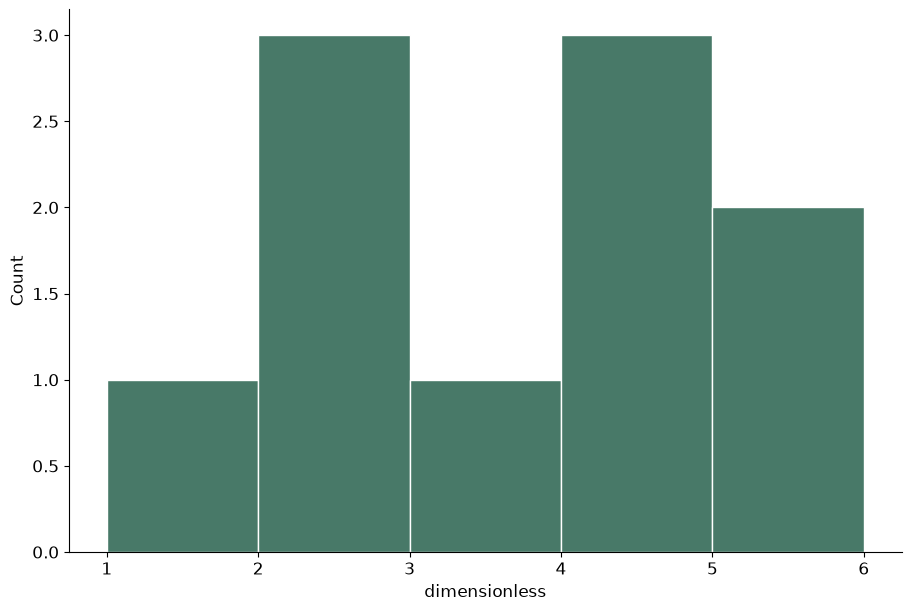

The Python source for this figure:
# Tuyan deterministic figure renderer v1; values are immutable source data.
import json
import math
import numpy as np
import matplotlib
matplotlib.use('Agg')
import matplotlib.pyplot as plt
from matplotlib.patches import Circle
from matplotlib.colors import ListedColormap, BoundaryNorm
d = json.loads("{\"type\":\"histogram\",\"rows\":[{\"value\":1},{\"value\":2},{\"value\":2},{\"value\":4},{\"value\":5},{\"value\":2},{\"value\":3},{\"value\":4},{\"value\":4},{\"value\":6}],\"units\":{\"value\":\"dimensionless\",\"x\":\"dimensionless\",\"y\":\"dimensionless\",\"size\":\"dimensionless\",\"low\":\"dimensionless\",\"high\":\"dimensionless\",\"start\":\"dimensionless\",\"end\":\"dimensionless\",\"effect\":\"dimensionless\",\"p\":\"dimensionless\",\"mean\":\"dimensionless\",\"fpr\":\"dimensionless\",\"tpr\":\"dimensionless\",\"recall\":\"dimensionless\",\"precision\":\"dimensionless\",\"predicted\":\"dimensionless\",\"observed\":\"dimensionless\",\"count\":\"dimensionless\",\"a\":\"dimensionless\",\"b\":\"dimensionless\",\"se\":\"dimensionless\",\"u\":\"dimensionless\",\"v\":\"dimensionless\",\"time\":\"dimensionless\",\"event\":\"dimensionless\"},\"options\":{\"bandwidth\":0.5,\"bins\":5,\"nullValue\":0,\"initialValue\":0,\"levels\":[0.5,1,1.5]},\"analysis\":{\"method\":\"pca\",\"description\":\"Synthetic precomputed QA values; not a statistical analysis of research data.\",\"pKind\":\"p\"},\"variants\":[],\"pixels\":1024,\"plotStyle\":{\"width\":9,\"height\":6,\"fontSize\":12}}")
r, kind, opt = d['rows'], d['type'], d['options']
plt.rcParams.update({'font.size':d['plotStyle']['fontSize']})
fig, ax = plt.subplots(figsize=(d['plotStyle']['width'], d['plotStyle']['height']), layout='constrained')
fig.set_facecolor('white')
fig._tuyan_target_pixels = d['pixels']
colors = ['#487968','#c58b53','#647da6','#a77592','#a5a659']
labels = [str(row.get('label',i+1)) for i,row in enumerate(r)]
unit = d['units']
def col(name):
    return np.array([row[name] for row in r], dtype=float)
def grouped():
    names = list(dict.fromkeys([str(row.get('group','Data')) for row in r]))
    return names, [np.array([row['value'] for row in r if str(row.get('group','Data')) == name], dtype=float) for name in names]
def density(values):
    # User-specified positive bandwidth; no concealed automatic inference.
    bw=float(opt['bandwidth'])
    grid=np.linspace(float(min(values))-3*bw,float(max(values))+3*bw,256)
    z=(grid[:,None]-values[None,:])/bw
    return grid,np.exp(-0.5*z*z).mean(axis=1)/(bw*math.sqrt(2*math.pi))
if kind in ['bar','dotplot','lollipop','forest']:
    y=np.arange(len(r)); values=col('value')
    if kind=='bar':
        bars=ax.barh(y,values,color=colors[0]); assert np.allclose([b.get_width() for b in bars],values)
    elif kind=='lollipop':
        ax.hlines(y,0,values,color=colors[0]); ax.scatter(values,y,color=colors[0])
    elif kind=='forest':
        ax.errorbar(values,y,xerr=np.vstack([values-col('low'),col('high')-values]),fmt='o',color=colors[0],capsize=3)
        ax.axvline(float(opt['nullValue']),color='#969e96',linestyle='--')
    else: ax.scatter(values,y,color=colors[0])
    ax.set_yticks(y,labels);ax.invert_yaxis();ax.set_xlabel(unit['value'])
elif kind in ['dumbbell','gantt']:
    y=np.arange(len(r));start,end=col('start'),col('end')
    if kind=='gantt': ax.barh(y,end-start,left=start,color=colors[0])
    else:
        ax.hlines(y,start,end,color='#9da99e');ax.scatter(start,y,label=opt.get('startLabel','Start'),color=colors[0]);ax.scatter(end,y,label=opt.get('endLabel','End'),color=colors[1]);ax.legend()
    ax.set_yticks(y,labels);ax.invert_yaxis();ax.set_xlabel(unit['start'])
elif kind=='waterfall':
    values=col('value');start=float(opt['initialValue'])+np.r_[0,np.cumsum(values)[:-1]]
    ax.bar(np.arange(len(r)),values,bottom=start,color=[colors[0] if v>=0 else colors[1] for v in values]);ax.set_xticks(np.arange(len(r)),labels,rotation=30);ax.set_ylabel(unit['value']);ax.axhline(0,color='#adb3a9')
elif kind=='histogram':
    values=col('value');counts,edges=np.histogram(values,bins=opt['bins'])
    assert int(counts.sum())==len(values)
    artists=ax.bar(edges[:-1],counts,width=np.diff(edges),align='edge',color=colors[0],edgecolor='white')
    assert np.allclose([p.get_height() for p in artists],counts)
    ax.set_xlabel(unit['value']);ax.set_ylabel('Count')
elif kind=='stripplot':
    names,groups=grouped()
    for i,values in enumerate(groups):ax.scatter(np.full(len(values),i),values,color=colors[i%len(colors)],s=22,alpha=.7)
    ax.set_xticks(np.arange(len(names)),names);ax.set_ylabel(unit['value'])
elif kind in ['boxplot','violin','raincloud','density','ridgeline']:
    names,groups=grouped()
    if kind=='boxplot': ax.boxplot(groups,whis=1.5,showfliers=True);ax.set_xticks(np.arange(len(names))+1,names);ax.set_ylabel(unit['value'])
    elif kind=='violin':
        # bw_method is explicit to avoid a hidden bandwidth choice.
        ax.violinplot(groups,showmeans=False,showmedians=True,bw_method=float(opt['bandwidth']));ax.set_xticks(np.arange(len(names))+1,names);ax.set_ylabel(unit['value'])
    else:
        for i,values in enumerate(groups):
            grid,pdf=density(values); color=colors[i%len(colors)]
            if kind=='density': ax.plot(grid,pdf,color=color,label=names[i])
            else:
                base=float(i);scale=0.65/max(pdf) if max(pdf)>0 else 1
                ax.fill_between(grid,base,base+pdf*scale,color=color,alpha=0.45)
                if kind=='raincloud':
                    ax.scatter(values,np.full(len(values),base-0.15),color=color,s=15)
                    ax.boxplot([values],positions=[base-0.35],vert=False,widths=.15,whis=1.5,manage_ticks=False)
        ax.set_xlabel(unit['value'])
        if kind=='density':ax.set_ylabel('Density');ax.legend()
        else:ax.set_yticks(np.arange(len(names)),names)
elif kind=='ecdf':
    values=np.sort(col('value')); p=np.arange(1,len(values)+1)/len(values)
    line=ax.step(values,p,where='post',color=colors[0])[0];assert np.allclose(line.get_ydata(),p)
    ax.set_xlabel(unit['value']);ax.set_ylabel('Cumulative proportion');ax.set_ylim(0,1)
elif kind in ['line','area','scatter','bubble','ordination','ma_plot','volcano','roc','pr_curve','calibration','bland_altman','funnel_meta']:
    xname,yname='x','y'
    if kind=='ma_plot':xname,yname='mean','effect'
    if kind=='roc':xname,yname='fpr','tpr'
    if kind=='pr_curve':xname,yname='recall','precision'
    if kind=='calibration':xname,yname='predicted','observed'
    if kind=='funnel_meta':xname,yname='effect','se'
    if kind=='volcano':x=col('effect');y=-np.log10(col('p'));xlabel='Effect ('+unit['effect']+')';ylabel='-log10('+d['analysis']['pKind']+')'
    elif kind=='bland_altman':
        a,b=col('a'),col('b');x=(a+b)/2;y=a-b;bias=np.mean(y);sd=np.std(y,ddof=1)
        for line,label in [(bias,'Mean difference'),(bias-1.96*sd,'Lower agreement limit'),(bias+1.96*sd,'Upper agreement limit')]:ax.axhline(line,color='#9a9f96',linestyle='--',label=label)
        ax.legend(fontsize=8);xlabel='Mean ('+unit['a']+')';ylabel='A - B ('+unit['a']+')'
    else:x,y=col(xname),col(yname);xlabel=xname+' ('+unit[xname]+')';ylabel=yname+' ('+unit[yname]+')'
    if kind in ['line','area','roc','pr_curve','calibration']:
        order=np.lexsort((y,x)) if kind=='roc' else np.argsort(x,kind='stable');x,y=x[order],y[order]
        artist=ax.plot(x,y,color=colors[0],marker='o',markersize=3)[0];assert np.allclose(artist.get_ydata(),y)
        if kind=='area':ax.fill_between(x,0,y,color=colors[0],alpha=.25)
    else:
        artist=ax.scatter(x,y,s=col('size')*float(opt.get('areaScale',20)) if kind=='bubble' else 26,color=colors[0]);assert np.allclose(artist.get_offsets(),np.column_stack([x,y]))
    ax.set_xlabel(xlabel);ax.set_ylabel(ylabel)
    if kind=='bubble':
        handles,legend_labels=artist.legend_elements(prop='sizes',num=3,func=lambda size:size/float(opt.get('areaScale',20)))
        ax.legend(handles,legend_labels,title='Area ('+unit['size']+')',fontsize=8)
    if kind in ['roc','calibration']:ax.plot([0,1],[0,1],linestyle='--',color='#adb3a9');ax.set_xlim(0,1);ax.set_ylim(0,1)
    if kind=='pr_curve':ax.set_xlim(0,1);ax.set_ylim(0,1)
    if kind=='funnel_meta':ax.invert_yaxis()
    if kind=='ordination':ax.text(.01,1.02,d['analysis']['method'].upper(),transform=ax.transAxes,fontsize=10)
elif kind in ['heatmap','adjacency_matrix','correlation_matrix','confusion_matrix','bubble_matrix','binary_matrix']:
    names_y=list(dict.fromkeys([str(row['row']) for row in r]));names_x=list(dict.fromkeys([str(row['column']) for row in r]))
    matrix=np.full((len(names_y),len(names_x)),np.nan)
    for row in r:matrix[names_y.index(str(row['row'])),names_x.index(str(row['column']))]=row['value']
    if kind=='bubble_matrix':
        for row in r:ax.scatter(names_x.index(str(row['column'])),names_y.index(str(row['row'])),s=row['value']*float(opt.get('areaScale',25)),color=colors[0])
        ax.invert_yaxis()
    elif kind=='binary_matrix':
        cmap=ListedColormap(['#f1f3ed','#487968']);cmap.set_bad('#b7b9b2')
        img=ax.pcolormesh(np.arange(len(names_x)+1)-.5,np.arange(len(names_y)+1)-.5,matrix,cmap=cmap,norm=BoundaryNorm([-.5,.5,1.5],2),shading='flat');ax.invert_yaxis();fig.colorbar(img,ax=ax,ticks=[0,1],label='0 absent / 1 present; grey missing')
        assert np.allclose(img.get_array(),matrix,equal_nan=True)
    else:
        img=ax.pcolormesh(np.arange(len(names_x)+1)-.5,np.arange(len(names_y)+1)-.5,matrix,cmap='RdBu_r' if kind=='correlation_matrix' else 'viridis',vmin=-1 if kind=='correlation_matrix' else None,vmax=1 if kind=='correlation_matrix' else None,shading='flat');ax.invert_yaxis();fig.colorbar(img,ax=ax,label=unit['value'])
        assert np.allclose(img.get_array(),matrix,equal_nan=True)
    ax.set_xticks(np.arange(len(names_x)),names_x,rotation=40,ha='right');ax.set_yticks(np.arange(len(names_y)),names_y)
    if kind=='confusion_matrix':ax.set_xlabel('Predicted class');ax.set_ylabel('True class')
elif kind=='pie':
    values=col('value');wedges,_=ax.pie(values,labels=labels,colors=colors,normalize=True)
    assert np.allclose([(w.theta2-w.theta1)/360 for w in wedges],values/sum(values),atol=1e-6)
elif kind=='rose':
    fig.delaxes(ax);ax=fig.add_subplot(111,projection='polar');values=col('value');theta=np.arange(len(r))*2*np.pi/len(r)
    ax.bar(theta,np.sqrt(values),width=2*np.pi/len(r),color=colors[0],edgecolor='white');ax.set_xticks(theta,labels);ax.set_ylabel('Radius = sqrt(value)')
elif kind in ['gene_track','protein_domain']:
    start,end=col('start'),col('end');ax.barh(np.arange(len(r)),end-start,left=start,color=colors[0]);ax.set_yticks(np.arange(len(r)),labels);ax.set_xlabel(unit['start']);ax.invert_yaxis()
elif kind=='vector_field':
    artist=ax.quiver(col('x'),col('y'),col('u'),col('v'),angles='xy',scale_units='xy',scale=1,color=colors[0]);ax.set_xlabel(unit['x']);ax.set_ylabel(unit['y']);ax.set_aspect('equal')
elif kind=='contour':
    xs=np.unique(col('x'));ys=np.unique(col('y'));z=np.full((len(ys),len(xs)),np.nan)
    for row in r:z[list(ys).index(row['y']),list(xs).index(row['x'])]=row['value']
    cs=ax.contour(xs,ys,z,levels=opt['levels'])
    for label in ax.clabel(cs,inline=False,fontsize=8):label.set_bbox({'facecolor':'white','edgecolor':'none','pad':1})
    ax.set_xlabel(unit['x']);ax.set_ylabel(unit['y'])
elif kind=='kaplan_meier':
    names=list(dict.fromkeys([str(row.get('group','Data')) for row in r]))
    for i,name in enumerate(names):
        data=[row for row in r if str(row.get('group','Data'))==name];times=sorted(set(row['time'] for row in data));xs=[0.];ys=[1.];s=1.
        for t in times:
            risk=sum(row['time']>=t for row in data);events=sum(row['time']==t and row['event']==1 for row in data)
            s=s*(1-events/risk);xs.append(t);ys.append(s)
            cens=sum(row['time']==t and row['event']==0 for row in data)
            if cens:ax.plot(t,s,marker='+',color=colors[i%len(colors)])
        ax.step(xs,ys,where='post',label=name,color=colors[i%len(colors)])
    ax.set_ylim(0,1.03);ax.set_ylabel('Survival probability (no CI estimated)');ax.set_xlabel(unit['time']);ax.legend()
elif kind in ['venn','upset']:
    names=[row['set'] for row in r];sets=[set(row['members']) for row in r];members=set().union(*sets);counts={}
    for item in members:
        mask=tuple(item in s for s in sets);counts[mask]=counts.get(mask,0)+1
    if kind=='venn':
        for x,color,name in [(0.4,colors[0],names[0]),(.65,colors[1],names[1])]:ax.add_patch(Circle((x,.5),.23,facecolor=color,alpha=.25));ax.text(x,.78,name,ha='center')
        for x,key in [(.29,(True,False)),(.525,(True,True)),(.76,(False,True))]:ax.text(x,.5,str(counts.get(key,0)),ha='center')
        ax.set_xlim(0,1.05);ax.set_ylim(0,1);ax.set_aspect('equal');ax.axis('off');ax.text(.5,.1,'Areas are schematic; labels show exact counts',ha='center',fontsize=8)
    else:
        masks=sorted(counts,key=lambda m:(-counts[m],m));ax.bar(np.arange(len(masks)),[counts[m] for m in masks],color=colors[0]);ax.set_xticks(np.arange(len(masks)),[' & '.join(names[i] for i,v in enumerate(m) if v) for m in masks],rotation=35,ha='right');ax.set_ylabel('Exclusive intersection size')
        # Membership matrix below bars is necessary to distinguish UpSet from a bar chart.
        matrix_ax=ax.inset_axes([0,-.48,1,.27]);matrix_ax.set_xlim(-.5,len(masks)-.5)
        for j,m in enumerate(masks):
            ys=[i for i,v in enumerate(m) if v];matrix_ax.plot([j]*len(ys),ys,color=colors[0]);matrix_ax.scatter([j]*len(names),np.arange(len(names)),color=[colors[0] if v else '#dde1d8' for v in m])
        matrix_ax.set_yticks(np.arange(len(names)),names);matrix_ax.set_xticks([]);matrix_ax.invert_yaxis()

checks={}
computed={}
def audit(name,actual,expected,atol=1e-8):
    a=np.asarray(actual,dtype=float);e=np.asarray(expected,dtype=float)
    assert a.shape==e.shape and np.allclose(a,e,rtol=1e-7,atol=atol,equal_nan=True), 'Numeric artist mismatch: '+name
    mask=np.isfinite(a)&np.isfinite(e)
    error=float(np.max(np.abs(a[mask]-e[mask]))) if np.any(mask) else 0.
    checks[name]={'count':int(a.size),'absoluteError':error,'passed':True}
if kind=='bar':audit('bar_widths',[p.get_width() for p in ax.patches],col('value'))
elif kind in ['dotplot','lollipop']:audit('point_values',ax.collections[-1].get_offsets()[:,0],col('value'))
elif kind=='forest':
    audit('point_estimates',ax.lines[0].get_xdata(),col('value'))
    audit('intervals',np.array(ax.collections[0].get_segments())[:,:,0],np.column_stack([col('low'),col('high')]))
elif kind=='dumbbell':
    audit('start_points',ax.collections[1].get_offsets()[:,0],col('start'));audit('end_points',ax.collections[2].get_offsets()[:,0],col('end'))
elif kind=='gantt':
    audit('interval_start',[p.get_x() for p in ax.patches],col('start'));audit('interval_width',[p.get_width() for p in ax.patches],col('end')-col('start'))
elif kind=='waterfall':
    audit('increments',[p.get_height() for p in ax.patches],col('value'));audit('cumulative_baselines',[p.get_y() for p in ax.patches],float(opt['initialValue'])+np.r_[0,np.cumsum(col('value'))[:-1]])
    computed['cumulativeValues']=(float(opt['initialValue'])+np.cumsum(col('value'))).tolist()
elif kind=='histogram':
    audit('bin_heights',[p.get_height() for p in ax.patches],counts);audit('total_count',[sum(p.get_height() for p in ax.patches)],[len(r)]);computed['binEdges']=edges.tolist();computed['binCounts']=counts.tolist()
elif kind=='stripplot':
    for i,values in enumerate(groups):audit('observations_'+str(i),ax.collections[i].get_offsets()[:,1],values)
elif kind=='boxplot':
    for i,values in enumerate(groups):audit('median_'+str(i),ax.lines[i*7+5].get_ydata(),[np.median(values)]*2)
elif kind=='violin':
    medians=ax.collections[-1].get_segments();audit('medians',[x[0,1] for x in medians],[np.median(v) for v in groups])
elif kind in ['density','ridgeline','raincloud']:
    computed['bandwidth']=float(opt['bandwidth']);computed['groupSizes']=[len(v) for v in groups]
    for i,values in enumerate(groups):
        grid,pdf=density(values)
        if kind=='density':audit('density_'+str(i),ax.lines[i].get_ydata(),pdf)
        else:
            top=np.column_stack([grid,i+pdf*(.65/max(pdf))]);bottom=np.column_stack([grid,np.full(len(grid),i)])
            expected=np.vstack([top[0],bottom,top[-1],top[::-1],top[0]])
            audit('density_polygon_'+str(i),ax.collections[i*(2 if kind=='raincloud' else 1)].get_paths()[0].vertices,expected)
        if kind=='raincloud':audit('observations_'+str(i),ax.collections[i*2+1].get_offsets()[:,0],values)
elif kind=='ecdf':
    audit('ecdf_sorted_values',ax.lines[0].get_xdata(),np.sort(col('value')));audit('ecdf_probability',ax.lines[0].get_ydata(),np.arange(1,len(r)+1)/len(r))
elif kind in ['line','area','roc','pr_curve','calibration']:audit('plotted_xy',np.column_stack([artist.get_xdata(),artist.get_ydata()]),np.column_stack([x,y]))
elif kind in ['scatter','bubble','ordination','ma_plot','volcano','bland_altman','funnel_meta']:
    audit('point_coordinates',artist.get_offsets(),np.column_stack([x,y]))
    if kind=='bubble':audit('marker_area',artist.get_sizes(),col('size')*float(opt.get('areaScale',20)))
    if kind=='volcano':computed['negativeLog10P']=y.tolist()
    if kind=='bland_altman':
        audit('agreement_limits',[ln.get_ydata()[0] for ln in ax.lines[:3]],[bias,bias-1.96*sd,bias+1.96*sd]);computed.update({'meanDifference':float(bias),'sampleSdDifference':float(sd),'limits':[float(bias-1.96*sd),float(bias+1.96*sd)]})
elif kind in ['heatmap','adjacency_matrix','correlation_matrix','confusion_matrix','binary_matrix']:audit('matrix_cells',img.get_array(),matrix);computed['missingCells']=int(np.isnan(matrix).sum())
elif kind=='bubble_matrix':audit('marker_areas',[c.get_sizes()[0] for c in ax.collections],col('value')*float(opt.get('areaScale',25)))
elif kind=='pie':audit('angular_proportions',[(w.theta2-w.theta1)/360 for w in wedges],col('value')/sum(col('value')),1e-6)
elif kind=='rose':audit('area_proportions',[p.get_height()**2 for p in ax.patches],col('value'))
elif kind=='vector_field':audit('vectors',np.column_stack([artist.U,artist.V]),np.column_stack([col('u'),col('v')]))
elif kind=='contour':
    audit('contour_levels',cs.levels,opt['levels'])
    for level,path in zip(cs.levels,cs.get_paths()):
        points=path.vertices
        if len(points)==0:continue
        assert np.all(points[:,0]>=xs[0]) and np.all(points[:,0]<=xs[-1]) and np.all(points[:,1]>=ys[0]) and np.all(points[:,1]<=ys[-1]), 'Contour outside data grid'
        ix=np.clip(np.searchsorted(xs,points[:,0],side='right')-1,0,len(xs)-2);iy=np.clip(np.searchsorted(ys,points[:,1],side='right')-1,0,len(ys)-2)
        tx=(points[:,0]-xs[ix])/(xs[ix+1]-xs[ix]);ty=(points[:,1]-ys[iy])/(ys[iy+1]-ys[iy])
        interpolated=(1-tx)*(1-ty)*z[iy,ix]+tx*(1-ty)*z[iy,ix+1]+(1-tx)*ty*z[iy+1,ix]+tx*ty*z[iy+1,ix+1]
        audit('contour_vertices_'+str(float(level)),interpolated,np.full(len(points),level))
    computed['gridShape']=list(z.shape)
elif kind=='kaplan_meier':
    survival_lines=[ln for ln in ax.lines if ln.get_drawstyle()=='steps-post']
    for i,name in enumerate(names):
        data=[row for row in r if str(row.get('group','Data'))==name];prob=1.;expected=[1.]
        for t in sorted(set(row['time'] for row in data)):
            prob*=1-sum(row['time']==t and row['event']==1 for row in data)/sum(row['time']>=t for row in data);expected.append(prob)
        audit('survival_'+str(i),survival_lines[i].get_ydata(),expected)
        computed[name]={'survival':expected}
elif kind=='venn':audit('intersection_labels',[float(t.get_text()) for t in ax.texts[2:5]],[counts.get((True,False),0),counts.get((True,True),0),counts.get((False,True),0)])
elif kind=='upset':audit('exclusive_intersections',[p.get_height() for p in ax.patches],[counts[m] for m in masks]);audit('union_size',[sum(p.get_height() for p in ax.patches)],[len(members)])
assert checks, 'Missing numeric audit for '+kind
fig._tuyan_validation={'typeId':kind,'checks':checks,'computations':computed,'analysis':d['analysis'],'suppliedFields':list(r[0]),'dataSourcePolicy':'User supplied values; artist checks do not establish source authenticity or study validity.'}

for collection in fig.findobj(matplotlib.collections.Collection):collection.set_rasterized(False)
for spine in ['top','right']:
    if spine in ax.spines: ax.spines[spine].set_visible(False)
